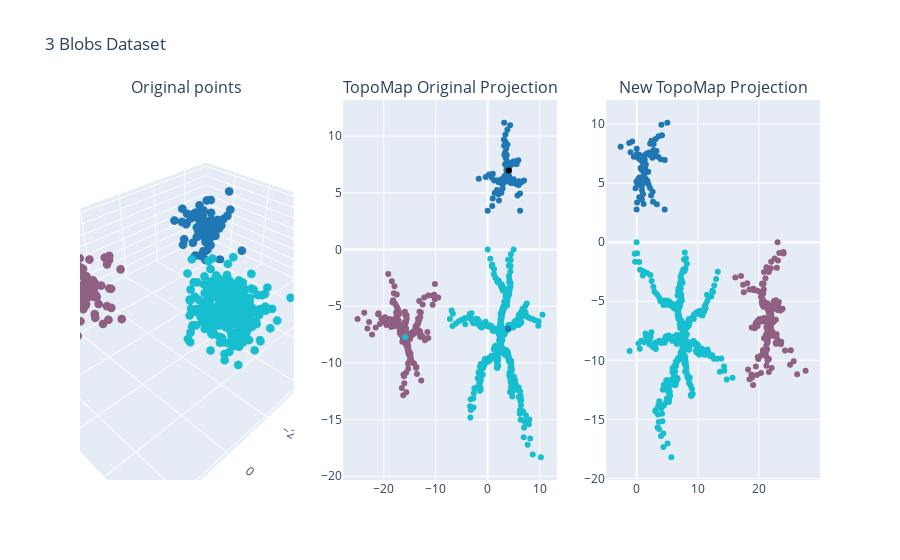

Notebook source saved alongside this figure:
### Code cell
fig = plot_data_projection_plotly(df_blobs, proj_blobs, proj_original_blobs)
fig.update_layout(title_text='3 Blobs Dataset')
fig.show()

### Figure 1 — Plotly figure (JSON) as saved in the notebook; plotly's stock layout.template omitted (floating-point values rounded to 4 significant figures; data arrays with more than 128 entries replaced by an {"elided": "..."} marker saying what was removed)
{"data": [{"marker": {"color": {"elided": "800 int values"}, "colorscale": [[0, "#1F77B4"], [0.1111, "#FF7F0E"], [0.2222, "#2CA02C"], [0.3333, "#D62728"], [0.4444, "#9467BD"], [0.5556, "#8C564B"], [0.6667, "#E377C2"], [0.7778, "#7F7F7F"], [0.8889, "#BCBD22"], [1, "#17BECF"]], "size": 3}, "mode": "markers", "scene": "scene", "type": "scatter3d", "x": {"elided": "800 float values"}, "y": {"elided": "800 float values"}, "z": {"elided": "800 float values"}}, {"marker": {"color": {"elided": "800 int values"}, "colorscale": [[0, "#1F77B4"], [0.1111, "#FF7F0E"], [0.2222, "#2CA02C"], [0.3333, "#D62728"], [0.4444, "#9467BD"], [0.5556, "#8C564B"], [0.6667, "#E377C2"], [0.7778, "#7F7F7F"], [0.8889, "#BCBD22"], [1, "#17BECF"]]}, "mode": "markers", "type": "scatter", "x": {"elided": "801 float values"}, "xaxis": "x", "y": {"elided": "801 float values"}, "yaxis": "y"}, {"marker": {"color": {"elided": "800 int values"}, "colorscale": [[0, "#1F77B4"], [0.1111, "#FF7F0E"], [0.2222, "#2CA02C"], [0.3333, "#D62728"], [0.4444, "#9467BD"], [0.5556, "#8C564B"], [0.6667, "#E377C2"], [0.7778, "#7F7F7F"], [0.8889, "#BCBD22"], [1, "#17BECF"]]}, "mode": "markers", "type": "scatter", "x": {"elided": "800 float values"}, "xaxis": "x2", "y": {"elided": "800 float values"}, "yaxis": "y2"}], "layout": {"annotations": [{"font": {"size": 16}, "showarrow": false, "text": "Original points", "x": 0.1444, "xanchor": "center", "xref": "paper", "y": 1, "yanchor": "bottom", "yref": "paper"}, {"font": {"size": 16}, "showarrow": false, "text": "TopoMap Original Projection", "x": 0.5, "xanchor": "center", "xref": "paper", "y": 1, "yanchor": "bottom", "yref": "paper"}, {"font": {"size": 16}, "showarrow": false, "text": "New TopoMap Projection", "x": 0.8556, "xanchor": "center", "xref": "paper", "y": 1, "yanchor": "bottom", "yref": "paper"}], "scene": {"domain": {"x": [0, 0.2889], "y": [0, 1]}}, "showlegend": false, "title": {"text": "3 Blobs Dataset"}, "xaxis": {"anchor": "y", "domain": [0.3556, 0.6444]}, "xaxis2": {"anchor": "y2", "domain": [0.7111, 1]}, "yaxis": {"anchor": "x", "domain": [0, 1]}, "yaxis2": {"anchor": "x2", "domain": [0, 1]}}}
